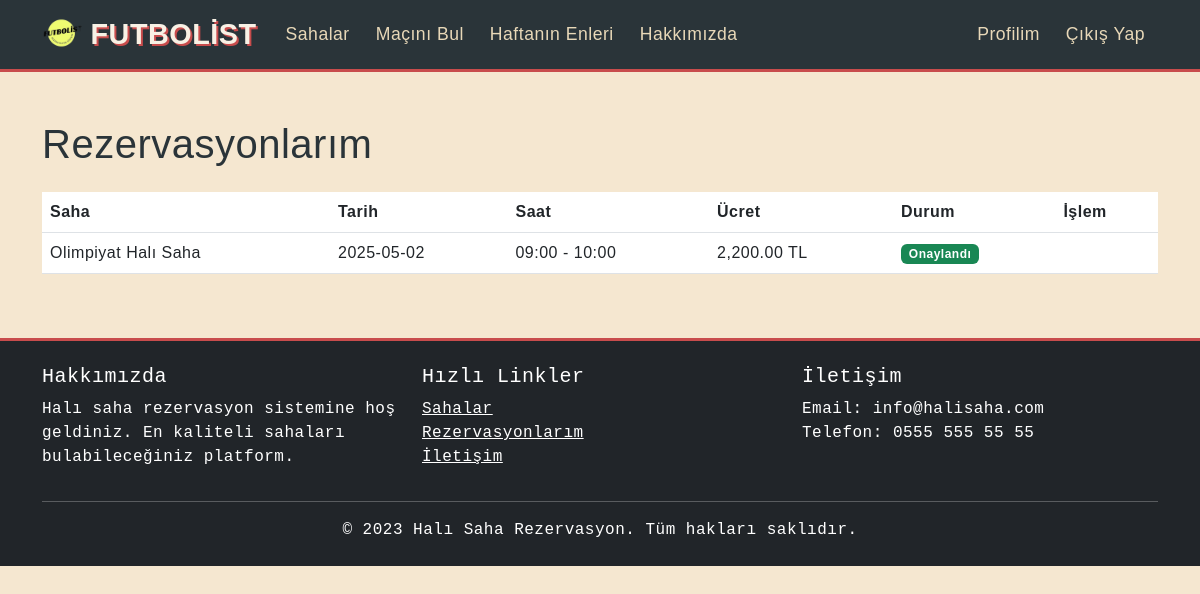
The page /halisaha-rezervasyon/rezervasyonlarim.php (signed in) on the database its author committed.
### tables this page shows
CREATE TABLE IF NOT EXISTS `rezervasyonlar` (
  `id` int NOT NULL AUTO_INCREMENT,
  `kullanici_id` int NOT NULL,
  `saha_id` int NOT NULL,
  `tarih` date NOT NULL,
  `baslangic_saati` time NOT NULL,
  `bitis_saati` time NOT NULL,
  `ucret` decimal(10,2) NOT NULL,
  `odeme_durumu` enum('bekliyor','tamamlandi','iptal') DEFAULT 'bekliyor',
  `rezervasyon_tarihi` datetime DEFAULT CURRENT_TIMESTAMP,
  PRIMARY KEY (`id`),
  KEY `kullanici_id` (`kullanici_id`),
  KEY `saha_id` (`saha_id`)
);

CREATE TABLE IF NOT EXISTS `sahalar` (
  `id` int NOT NULL AUTO_INCREMENT,
  `ad` varchar(100) NOT NULL,
  `adres` text NOT NULL,
  `aciklama` text,
  `resim` varchar(255) DEFAULT NULL,
  `ucret` decimal(10,2) NOT NULL,
  `aktif` tinyint(1) DEFAULT '1',
  `konum` varchar(255) DEFAULT 'Belirtilmemiş',
  `telefon` varchar(20) DEFAULT NULL,
  `kapasite` int DEFAULT '10',
  `zemin_turu` varchar(100) DEFAULT 'Sentetik',
  `resim_yolu` varchar(255) DEFAULT 'saha.jpg',
  PRIMARY KEY (`id`)
);

### halisaha-rezervasyon/rezervasyonlarim.php (the view, shortened to what this page needs)
<?php
require_once 'config.php';
$kullanici_id = $_SESSION['kullanici']['id'];
$stmt = $db->prepare("
    SELECT r.*, s.ad AS saha_ad
    FROM rezervasyonlar r
    JOIN sahalar s ON r.saha_id = s.id
    WHERE r.kullanici_id = ?
    ORDER BY r.tarih DESC
");
$stmt->execute([$kullanici_id]);
$rezervasyonlar = $stmt->fetchAll();
?>
<!DOCTYPE html>
<html lang="tr">
<head>
    <link href="https://cdn.jsdelivr.net/npm/bootstrap@5.3.0/dist/css/bootstrap.min.css" rel="stylesheet">
    <link rel="stylesheet" href="assets/css/styles.css">
</head>
<body>
    <?php include 'includes/navbar.php'; ?>
    <div class="container mt-5">
        <h1 class="mb-4">Rezervasyonlarım</h1>
        <?php if (empty($rezervasyonlar)): ?>
            <div class="alert alert-info">Henüz rezervasyonunuz bulunmamaktadır.</div>
        <?php else: ?>
            <div class="table-responsive">
                <table class="table">
                    <thead>
                        <tr>
                            <th>Saha</th>
                            <th>Tarih</th>
                            <th>Saat</th>
                            <th>Ücret</th>
                            <th>Durum</th>
                            <th>İşlem</th>
                        </tr>
                    </thead>
                    <tbody>
                        <?php foreach ($rezervasyonlar as $rez): ?>
                        <tr>
                            <td><?= $rez['saha_ad'] ?></td>
                            <td><?= $rez['tarih'] ?></td>
                            <td><?= substr($rez['baslangic_saati'], 0, 5) ?> - <?= substr($rez['bitis_saati'], 0, 5) ?></td>
                            <td><?= number_format($rez['ucret'], 2) ?> TL</td>
                            <td>
                                <?php if ($rez['odeme_durumu'] == 'tamamlandi'): ?>
                                    <span class="badge bg-success">Onaylandı</span>
                                <?php elseif ($rez['odeme_durumu'] == 'bekliyor'): ?>
                                    <span class="badge bg-warning">Ödeme Bekliyor</span>
                                <?php else: ?>
                                    <span class="badge bg-danger">İptal Edildi</span>
                                <?php endif; ?>
                            </td>
                            <td>
                            </td>
                        </tr>
                        <?php endforeach; ?>
                    </tbody>
                </table>
            </div>
        <?php endif; ?>
    </div>
    <?php include 'includes/footer.php'; ?>
</body>
</html>

### halisaha-rezervasyon/assets/css/styles.css (style rules this page uses)
:root { --grass: #5a7247; --line: #f8f1e5; --vintage-dark: #2a3439; --vintage-light: #e8d8b8; --vintage-red: #c84c4c; --vintage-blue: #4a6b8a; --old-paper: #f5e7d0; }
body { font-family: 'Bebas Neue', 'Arial Narrow', sans-serif; background-color: var(--old-paper); background-image: url('https://example.com/vintage-paper-texture.jpg'); background-attachment: fixed; color: var(--vintage-dark); min-height: 100vh; margin: 0; padding: 0; letter-spacing: 0.5px; }

### rows shown on the page
rezervasyonlar: sahalar.ad "Olimpiyat Halı Saha", tarih "2025-05-02", baslangic_saati "09:00", bitis_saati "10:00", ucret "2,200.00", odeme_durumu "Onaylandı"
